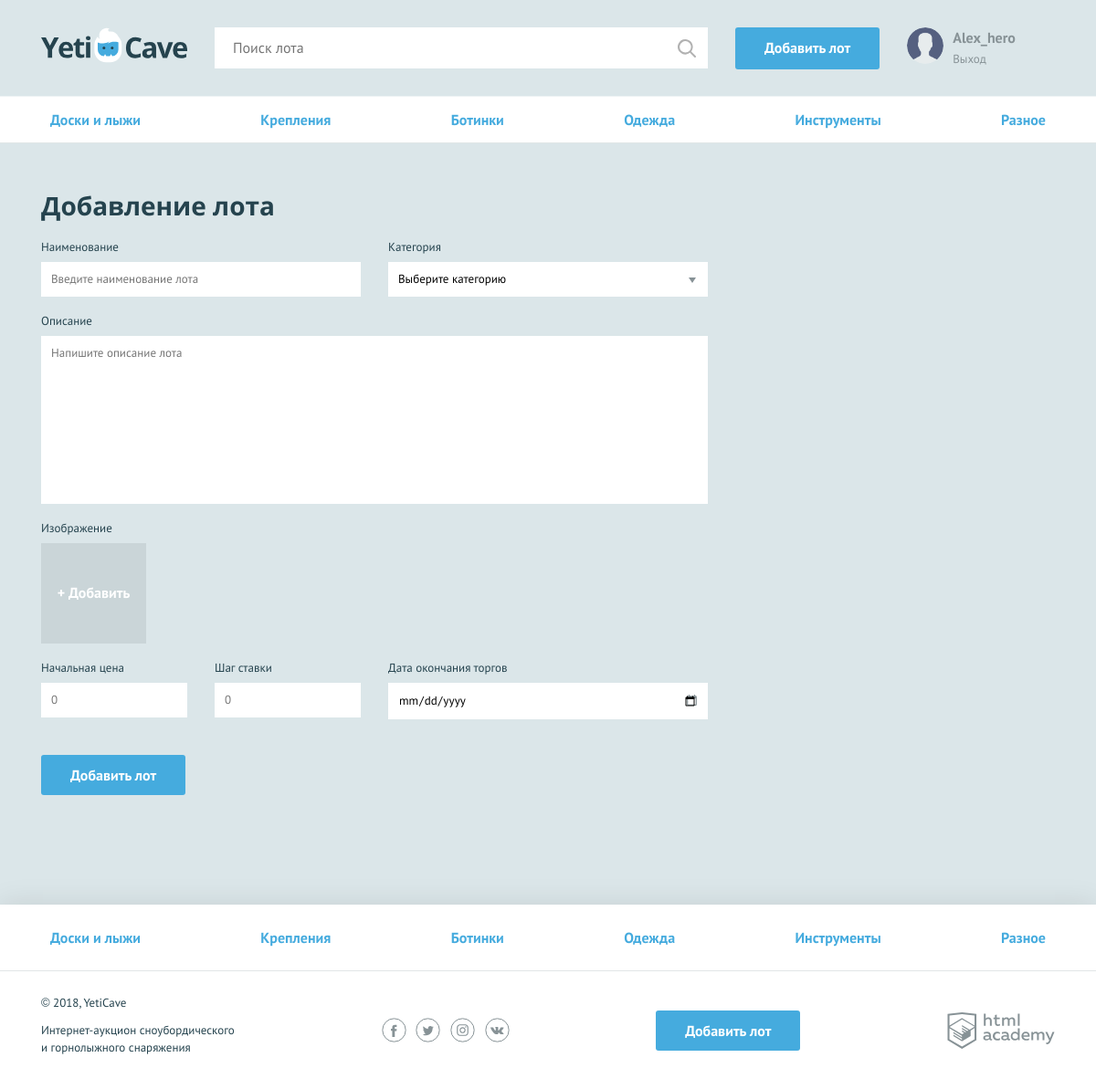
The page /add.php (signed in) on the database its author committed.
### tables this page shows
CREATE TABLE IF NOT EXISTS `categories` (
	`id` TINYINT UNSIGNED NOT NULL AUTO_INCREMENT,
	`name` VARCHAR(128),
	PRIMARY KEY (`id`)
);

### functions.php (called while the page is built, shortened)
<?php
function renderTemplate($templatePath, $templateData)
{
	$content = '';
	extract($templateData);
	if (file_exists($templatePath)) {
		require($templatePath);
		$content = ob_get_contents();
	}
	return $content;
}

### templates/add_index.php (the view, shortened to what this page needs)
<?php $classname = count($errors) ? " form--invalid" : ""; ?>
<form class="form form--add-lot container<?= $classname; ?>" action="" method="post" enctype="multipart/form-data">
  <h2>Добавление лота</h2>
  <div class="form__container-two">
    <?php $classname = "";
    $value = isset($lot['title']) ? htmlspecialchars($lot['title']) : ""; ?>
    <div class="form__item<?= $classname; ?>">
      <label for="lot-name">Наименование</label>
      <input id="lot-name" type="text" name="lot[title]" placeholder="Введите наименование лота" value="<?= $value; ?>" required>
    </div>
    <?php $classname = "";
    $option_none = isset($lot['category']) ? "" : " selected";
    ?>
    <div class="form__item<?= $classname; ?>">
      <label for="category">Категория</label>
      <select id="category" name="lot[category]" required>
        <option value=""<?= $option_none; ?> disabled>Выберите категорию</option>
      </select>
    </div>
  </div>
  <?php $classname = "";
  $value = isset($lot['description']) ? htmlspecialchars($lot['description']) : ""; ?>
  <div class="form__item form__item--wide<?= $classname; ?>">
    <label for="message">Описание</label>
    <textarea id="message" name="lot[description]" placeholder="Напишите описание лота" required><?= $value; ?></textarea>
  </div>
  <?php
  $classname = "";
  ?>
  <div class="form__item form__item--file<?= $classname; ?>">
    <label>Изображение</label>
    <div class="form__input-file">
      <label for="photo2">
        <span>+ Добавить</span>
      </label>
    </div>
  </div>
  <div class="form__container-three">
    <?php $classname = "";
    $value = isset($lot['start_price']) ? htmlspecialchars($lot['start_price']) : ""; ?>
    <div class="form__item form__item--small<?= $classname; ?>">
      <label for="lot-rate">Начальная цена</label>
      <input id="lot-rate" type="text" name="lot[start_price]" placeholder="0" value="<?= $value ?>" required>
    </div>
    <?php $classname = "";
    $value = isset($lot['bet_step']) ? htmlspecialchars($lot['bet_step']) : ""; ?>
    <div class="form__item form__item--small<?= $classname; ?>">
      <label for="lot-step">Шаг ставки</label>
      <input id="lot-step" type="text" name="lot[bet_step]" placeholder="0" value="<?= $value; ?>" required>
    </div>
    <?php $classname = "";
    $value = isset($lot['end_date']) ? htmlspecialchars($lot['end_date']) : ""; ?>
    <div class="form__item<?= $classname; ?>">
      <label for="lot-date">Дата окончания торгов</label>
      <input class="form__input-date" id="lot-date" type="date" name="lot[end_date]" value="<?= $value; ?>" required>
    </div>
  </div>
  <button type="submit" class="button">Добавить лот</button>
</form>

### templates/layout.php (shortened to what this page needs)
<!DOCTYPE html>
<html lang="ru">
<head>
  <link href="css/normalize.min.css" rel="stylesheet">
  <link href="css/style.css" rel="stylesheet">
</head>
<body>
<header class="main-header">
  <div class="main-header__container container">
    <a class="main-header__logo"<?php if (!$is_mainpage): ?>href="/"<?php endif; ?>>
      <img src="img/logo.svg" width="160" height="39" alt="Логотип компании YetiCave">
    </a>
    <form class="main-header__search" method="get" action="https://echo.htmlacademy.ru">
      <input type="search" name="search" placeholder="Поиск лота">
      <input class="main-header__search-btn" type="submit" name="find" value="Найти">
    </form>
    <a class="main-header__add-lot button" href="add.php">Добавить лот</a>
    <nav class="user-menu">
    <?php if ($is_auth == true): ?>
      <div class="user-menu__image">
        <img src="<?= $user_avatar; ?>" width="40" height="40" alt="Пользователь">
      </div>
      <div class="user-menu__logged">
        <p><?= htmlspecialchars($user_name); ?></p>
        <p><a href="logout.php">Выход</a></p>
      </div>
    <?php endif; ?>
    </nav>
  </div>
</header>
<?php if ($is_mainpage): ?>
  <main class="container"><?= $content; ?></main>
<?php else: ?>
  <main>
    <nav class="nav">
      <ul class="nav__list container">
      <?php foreach ($categories as $key => $category): ?>
        <li class="nav__item">
          <a href="all-lots.html"><?= $category['name']; ?></a>
        </li>
      <?php endforeach; ?>
      </ul>
    </nav>
    <?= $content; ?>
  </main>
<?php endif; ?>
<footer class="main-footer">
  <nav class="nav">
    <ul class="nav__list container">
    <?php foreach ($categories as $key => $category): ?>
      <li class="nav__item">
        <a href="all-lots.html"><?= $category['name']; ?></a>
      </li>
    <? endforeach; ?>
    </ul>
  </nav>
  <div class="main-footer__bottom container">
    <div class="main-footer__copyright">
      <p>© 2018, YetiCave</p>
      <p>Интернет-аукцион сноубордического и горнолыжного снаряжения</p>
    </div>
    <div class="main-footer__social social">
      <a class="social__link social__link--facebook" href="#">Facebook
      </a><span class="visually-hidden">,</span>
      <a class="social__link social__link--twitter" href="#">Twitter
      </a><span class="visually-hidden">,</span>
      <a class="social__link social__link--instagram" href="#">Instagram
      </a><span class="visually-hidden">,</span>
      <a class="social__link social__link--vkontakte" href="#">Вконтакте
      </a>
    </div>
    <a class="main-footer__add-lot button" href="add.php">Добавить лот</a>
    <div class="main-footer__developed-by">
      <a class="logo-academy" href="https://htmlacademy.ru/intensive/php" target="_blank">HTML Academy
      </a>
    </div>
  </div>
</footer>
</body>
</html>

### rows shown on the page
categories: name "Доски и лыжи"
categories: name "Крепления"
categories: name "Ботинки"
categories: name "Одежда"
categories: name "Инструменты"
categories: name "Разное"

### other values the page prints
$user_name "Alex_hero"
